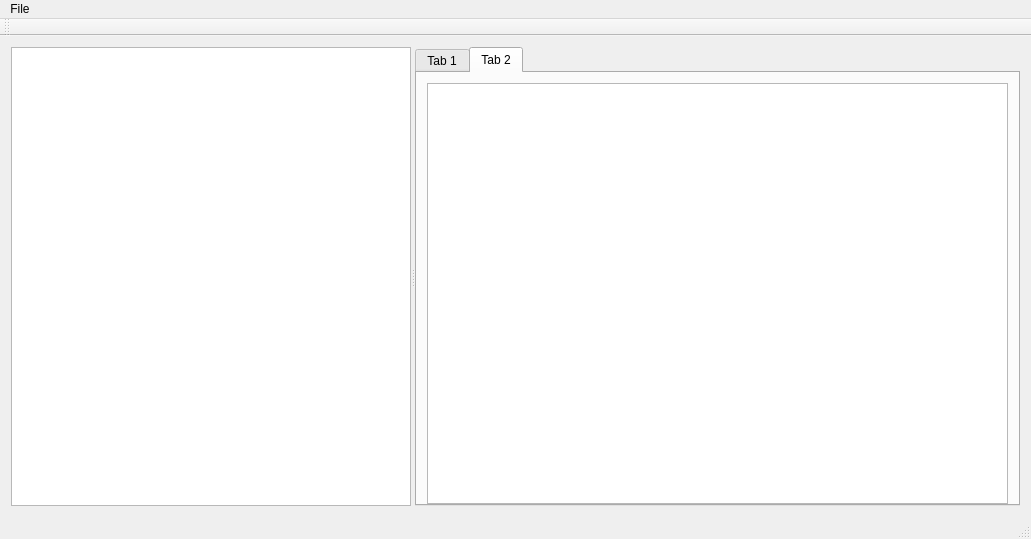
<?xml version="1.0" encoding="UTF-8"?>
<ui version="4.0">
 <class>flaskManagerUI</class>
 <widget class="QMainWindow" name="flaskManagerUI">
  <property name="geometry">
   <rect>
    <x>0</x>
    <y>0</y>
    <width>1031</width>
    <height>539</height>
   </rect>
  </property>
  <property name="windowTitle">
   <string>Flask Manager</string>
  </property>
  <widget class="QWidget" name="centralWidget">
   <layout class="QHBoxLayout" name="horizontalLayout">
    <item>
     <widget class="QSplitter" name="splitter">
      <property name="sizePolicy">
       <sizepolicy hsizetype="Expanding" vsizetype="Expanding">
        <horstretch>0</horstretch>
        <verstretch>0</verstretch>
       </sizepolicy>
      </property>
      <property name="orientation">
       <enum>Qt::Horizontal</enum>
      </property>
      <widget class="QTreeView" name="experimentsTreeView">
       <property name="sizePolicy">
        <sizepolicy hsizetype="Maximum" vsizetype="Expanding">
         <horstretch>0</horstretch>
         <verstretch>0</verstretch>
        </sizepolicy>
       </property>
       <property name="minimumSize">
        <size>
         <width>100</width>
         <height>0</height>
        </size>
       </property>
       <property name="maximumSize">
        <size>
         <width>400</width>
         <height>16777215</height>
        </size>
       </property>
       <property name="styleSheet">
        <string notr="true">QTreeView::branch:has-siblings:!adjoins-item {
    border-image: url(vline.png) 0;
}

QTreeView::branch:has-siblings:adjoins-item {
    border-image: url(branch-more.png) 0;
}

QTreeView::branch:!has-children:!has-siblings:adjoins-item {
    border-image: url(branch-end.png) 0;
}

QTreeView::branch:has-children:!has-siblings:closed,
QTreeView::branch:closed:has-children:has-siblings {
        border-image: none;
        image: url(branch-closed.png);
}

QTreeView::branch:open:has-children:!has-siblings,
QTreeView::branch:open:has-children:has-siblings  {
        border-image: none;
        image: url(branch-open.png);
}</string>
       </property>
      </widget>
      <widget class="QTabWidget" name="tabWidget">
       <property name="maximumSize">
        <size>
         <width>4000</width>
         <height>4000</height>
        </size>
       </property>
       <property name="currentIndex">
        <number>1</number>
       </property>
       <widget class="QWidget" name="sampletab">
        <attribute name="title">
         <string>Tab 1</string>
        </attribute>
        <widget class="QWidget" name="matplotspot" native="true">
         <property name="geometry">
          <rect>
           <x>10</x>
           <y>10</y>
           <width>581</width>
           <height>421</height>
          </rect>
         </property>
         <layout class="QFormLayout" name="formLayout"/>
        </widget>
       </widget>
       <widget class="QWidget" name="overviewtab">
        <attribute name="title">
         <string>Tab 2</string>
        </attribute>
        <widget class="QColumnView" name="dataframespot">
         <property name="geometry">
          <rect>
           <x>10</x>
           <y>10</y>
           <width>581</width>
           <height>421</height>
          </rect>
         </property>
        </widget>
       </widget>
      </widget>
     </widget>
    </item>
   </layout>
  </widget>
  <widget class="QMenuBar" name="menuBar">
   <property name="geometry">
    <rect>
     <x>0</x>
     <y>0</y>
     <width>1031</width>
     <height>21</height>
    </rect>
   </property>
   <widget class="QMenu" name="menuFile">
    <property name="title">
     <string>File</string>
    </property>
    <addaction name="actionNew"/>
    <addaction name="actionSave"/>
    <addaction name="actionImport"/>
    <addaction name="actionExport"/>
    <addaction name="actionExit"/>
   </widget>
   <addaction name="menuFile"/>
  </widget>
  <widget class="QToolBar" name="mainToolBar">
   <attribute name="toolBarArea">
    <enum>TopToolBarArea</enum>
   </attribute>
   <attribute name="toolBarBreak">
    <bool>false</bool>
   </attribute>
  </widget>
  <widget class="QStatusBar" name="statusBar"/>
  <action name="actionNew">
   <property name="text">
    <string>New</string>
   </property>
  </action>
  <action name="actionExport">
   <property name="text">
    <string>Export</string>
   </property>
  </action>
  <action name="actionSave">
   <property name="text">
    <string>Save</string>
   </property>
  </action>
  <action name="actionImport">
   <property name="text">
    <string>Import</string>
   </property>
  </action>
  <action name="actionExit">
   <property name="text">
    <string>Exit</string>
   </property>
  </action>
 </widget>
 <layoutdefault spacing="6" margin="11"/>
 <resources/>
 <connections>
  <connection>
   <sender>actionExit</sender>
   <signal>triggered()</signal>
   <receiver>flaskManagerUI</receiver>
   <slot>close()</slot>
   <hints>
    <hint type="sourcelabel">
     <x>-1</x>
     <y>-1</y>
    </hint>
    <hint type="destinationlabel">
     <x>326</x>
     <y>210</y>
    </hint>
   </hints>
  </connection>
 </connections>
</ui>
